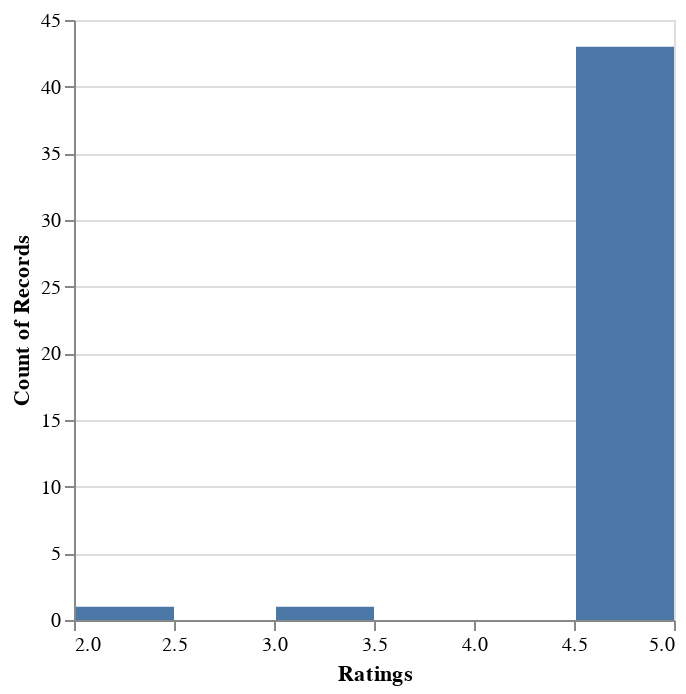

The notebook cell saved with this chart:
### Code cell
positivity = pos_df["positivity"]

normalized_scores = [(score * 4) + 1 for score in (positivity)]

source = pd.DataFrame({
    "score": normalized_scores
})
alt.Chart(source).mark_bar().encode(
    alt.X("score:Q", title="Ratings", bin=True),
    y='count()',
)

### Figure 1 — Vega-Lite specification as saved in the notebook (floating-point values rounded to 4 significant figures)
{"config": {"view": {"continuousWidth": 300, "continuousHeight": 300}}, "data": {"name": "data-f30d0789b80679a6cca93626d3f49b2f"}, "mark": {"type": "bar"}, "encoding": {"x": {"bin": true, "field": "score", "title": "Ratings", "type": "quantitative"}, "y": {"aggregate": "count", "type": "quantitative"}}, "$schema": "https://vega.github.io/schema/vega-lite/v5.16.3.json", "datasets": {"data-f30d0789b80679a6cca93626d3f49b2f": [{"score": 4.995}, {"score": 4.997}, {"score": 4.998}, {"score": 4.997}, {"score": 4.997}, {"score": 4.996}, {"score": 4.998}, {"score": 4.997}, {"score": 4.998}, {"score": 4.996}, {"score": 4.996}, {"score": 4.991}, {"score": 4.998}, {"score": 4.953}, {"score": 4.997}, {"score": 4.994}, {"score": 4.997}, {"score": 4.997}, {"score": 4.997}, {"score": 4.998}, {"score": 4.997}, {"score": 4.995}, {"score": 4.99}, {"score": 4.985}, {"score": 4.995}, {"score": 4.956}, {"score": 4.984}, {"score": 3.08}, {"score": 4.997}, {"score": 4.969}, {"score": 2.416}, {"score": 4.996}, {"score": 4.997}, {"score": 4.995}, {"score": 4.996}, {"score": 4.995}, {"score": 4.974}, {"score": 4.996}, {"score": 4.966}, {"score": 4.991}, {"score": 4.996}, {"score": 4.997}, {"score": 4.948}, {"score": 4.997}, {"score": 4.938}]}}
